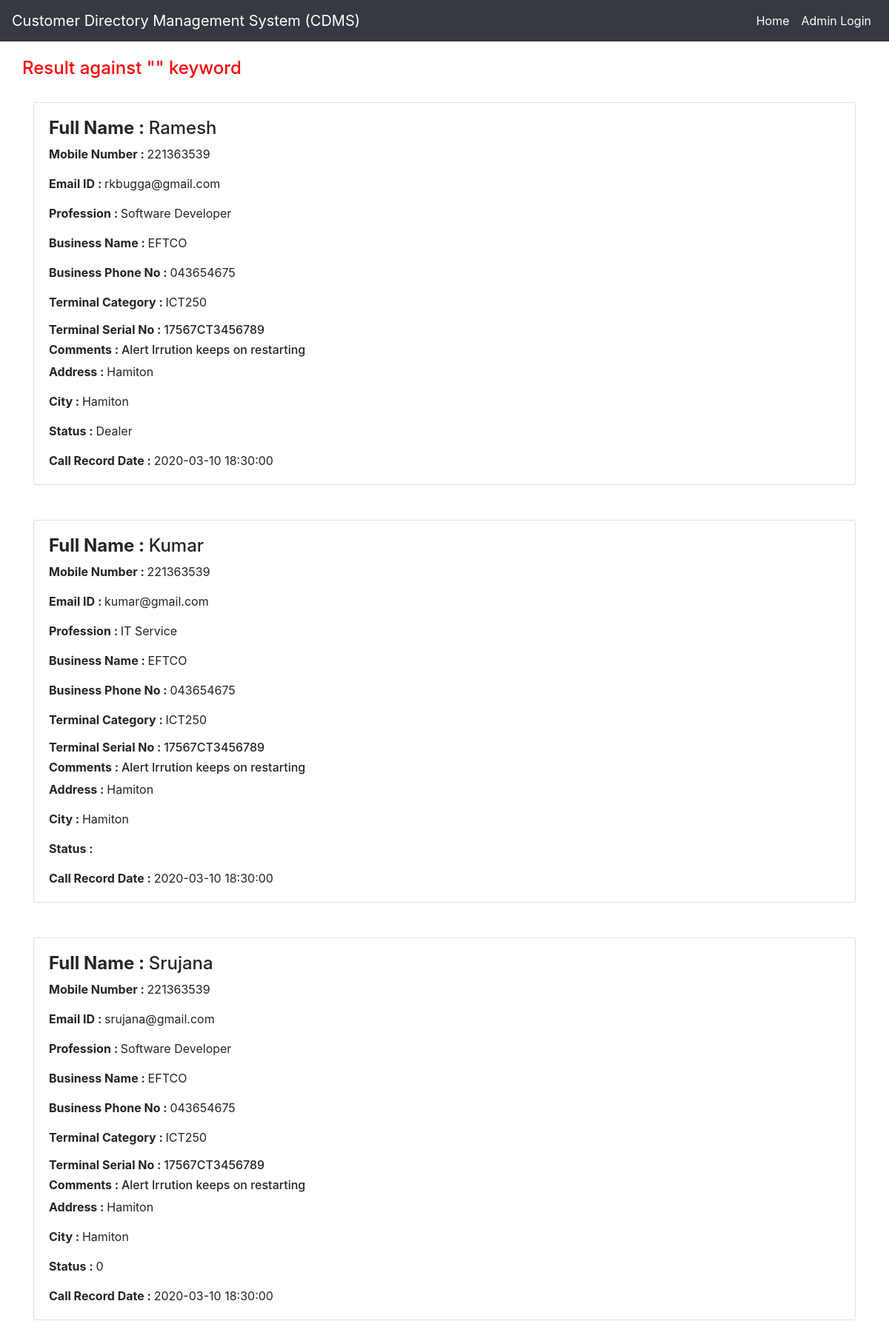
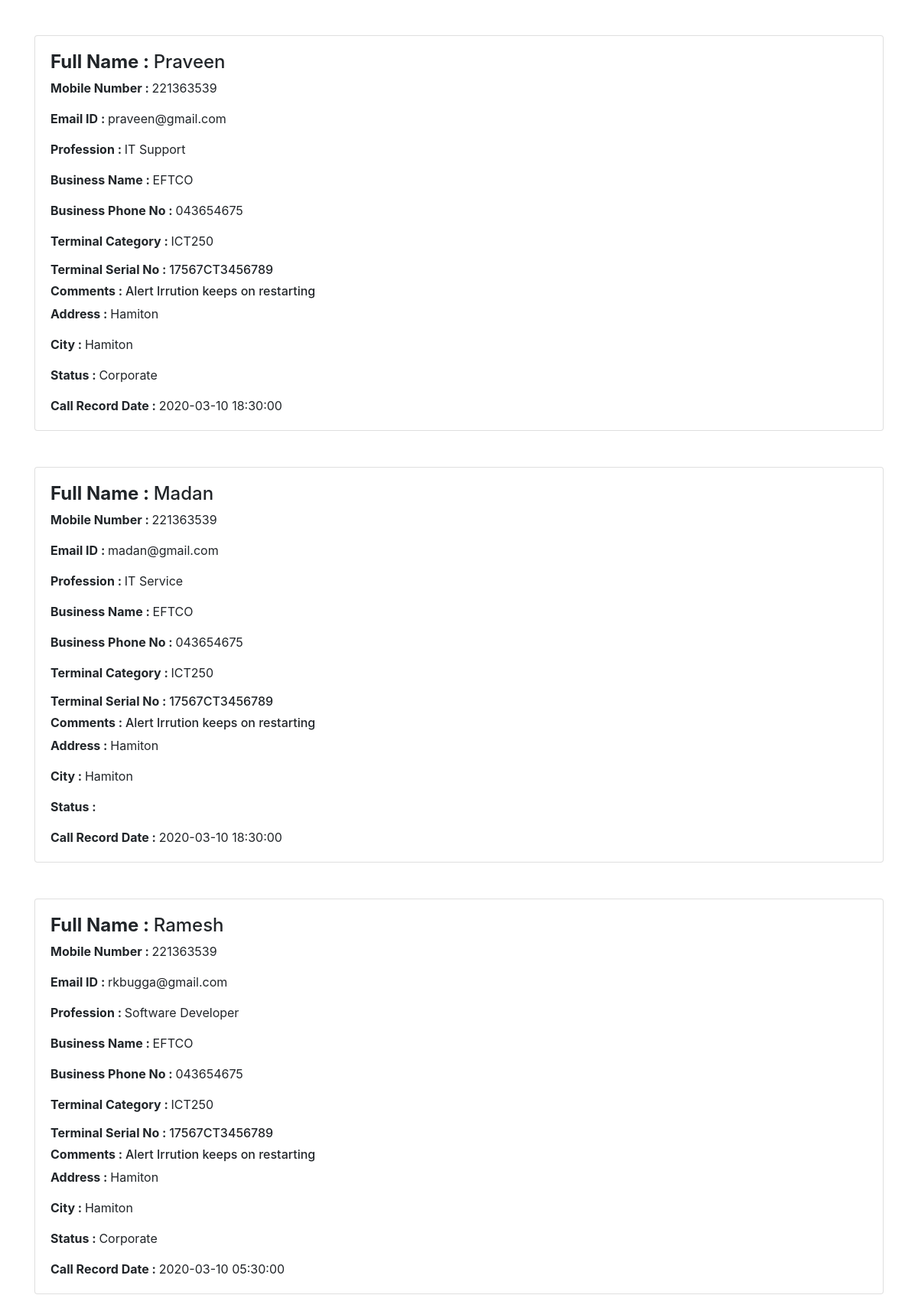
The page /searchdata.php (upper part) on the database its author committed (2 pictures, top to bottom).
### tables this page shows
CREATE TABLE `tbldirectory` (
  `ID` int(10) NOT NULL,
  `FullName` varchar(120) DEFAULT NULL,
  `Profession` varchar(120) DEFAULT NULL,
  `Email` varchar(120) NOT NULL,
  `MobileNumber` bigint(11) DEFAULT NULL,
  `UnitSerialNo` varchar(120) DEFAULT NULL,
  `UnitCatagory` varchar(120) DEFAULT NULL,
  `Comments` varchar(255) DEFAULT NULL,
  `BusName` varchar(120) DEFAULT NULL,
  `BusPhNo` varchar(120) DEFAULT NULL,
  `Address` varchar(250) NOT NULL,
  `City` varchar(250) NOT NULL,
  `Status` varchar(120) NOT NULL,
  `CallRecorddate` timestamp NULL DEFAULT current_timestamp()
);

### searchdata.php (the view, shortened to what this page needs)
<?php
include('admin/include/dbconnection.php');
?>
<!DOCTYPE html>
<html lang="en">
<head>
  <link href="vendor/bootstrap/css/bootstrap.min.css" rel="stylesheet">
  <link href="css/heroic-features.css" rel="stylesheet">
</head>
<body>
  <nav class="navbar navbar-expand-lg navbar-dark bg-dark fixed-top"
    <div class="container">
      <a class="navbar-brand" href="index.php"> Customer Directory Management System (CDMS)</a>
       <div class="collapse navbar-collapse" id="navbarResponsive">
        <ul class="navbar-nav ml-auto">
           <li class="nav-item active">
            <a class="nav-link" href="index.php">Home
            </a>
          </li>
          <li class="nav-item active">
            <a class="nav-link" href="admin/">Admin Login
            </a>
          </li>
        </ul>
      </div>
  </nav>
  <div class="container">
    <div class="row text-left" style="padding-top: 2%">
<?php
$sdata=$_POST['searchdata'];
  ?>
  <h4 align="center" style="color:red">Result against "<?php echo $sdata;?>" keyword </h4>
<?php
$ret=mysqli_query($con,"select * from tbldirectory where (FullName like '$sdata%'|| BusName like '$sdata%')");
$num=mysqli_num_rows($ret);
if($num>0){
while ($row=mysqli_fetch_array($ret)) {
?>
      <div class="col-lg-12 col-md-6 mb-4" style="padding-top:2%">
        <div class="card h-100">
          <div class="card-body">
            <h4 class="card-text"><b>Full Name : </b><?php  echo $row['FullName'];?></h4>
            <p ><b>Mobile Number : </b> <?php  echo $row['MobileNumber'];?></p>
             <p class="card-text"><b>Email ID  : </b> <?php  echo $row['Email'];?></p>
              <p class="card-text"><b>Profession : </b> <?php  echo $row['Profession'];?></p>
              <p class="card-text"><b>Business Name : </b> <?php  echo $row['BusName'];?></p>
              <p class="card-text"><b>Business Phone No : </b> <?php  echo $row['BusPhNo'];?></p>
              <p class="card-text"><b>Terminal Category : </b> <?php  echo $row['UnitCatagory'];?></p>
              <h6 class="card-text"><b>Terminal Serial No : </b> <?php  echo $row['UnitSerialNo'];?></h6>
              <h6 class="card-text"><b>Comments : </b> <?php  echo $row['Comments'];?></h6>
               <p class="card-text"><b>Address : </b> <?php  echo $row['Address'];?></p>
                 <p class="card-text"><b>City : </b> <?php  echo $row['City'];?></p>
                 <p class="card-text"><b>Status : </b> <?php  echo $row['Status'];?></p>
                 <p class="card-text"><b>Call Record Date : </b> <?php  echo $row['CallRecorddate'];?></p>
          </div>
        </div>
      </div>
    <?php }  } ?>
</div></div>
</body>
</html>

### css/heroic-features.css (style rules this page uses)
body { padding-top: 56px; }

### rows shown on the page
tbldirectory: FullName "Ramesh", MobileNumber "221363539", Email "rkbugga@gmail.com", Profession "Software Developer", BusName "EFTCO", BusPhNo "043654675", UnitCatagory "ICT250", UnitSerialNo "17567CT3456789", Comments "Alert Irrution keeps on restarting", Address "Hamiton", City "Hamiton", Status "Dealer", CallRecorddate "2020-03-10 18:30:00"
tbldirectory: FullName "Kumar", MobileNumber "221363539", Email "kumar@gmail.com", Profession "IT Service", BusName "EFTCO", BusPhNo "043654675", UnitCatagory "ICT250", UnitSerialNo "17567CT3456789", Comments "Alert Irrution keeps on restarting", Address "Hamiton", City "Hamiton", CallRecorddate "2020-03-10 18:30:00"
tbldirectory: FullName "Srujana", MobileNumber "221363539", Email "srujana@gmail.com", Profession "Software Developer", BusName "EFTCO", BusPhNo "043654675", UnitCatagory "ICT250", UnitSerialNo "17567CT3456789", Comments "Alert Irrution keeps on restarting", Address "Hamiton", City "Hamiton", Status "0", CallRecorddate "2020-03-10 18:30:00"
tbldirectory: FullName "Praveen", MobileNumber "221363539", Email "praveen@gmail.com", Profession "IT Support", BusName "EFTCO", BusPhNo "043654675", UnitCatagory "ICT250", UnitSerialNo "17567CT3456789", Comments "Alert Irrution keeps on restarting", Address "Hamiton", City "Hamiton", Status "Corporate", CallRecorddate "2020-03-10 18:30:00"
tbldirectory: FullName "Madan", MobileNumber "221363539", Email "madan@gmail.com", Profession "IT Service", BusName "EFTCO", BusPhNo "043654675", UnitCatagory "ICT250", UnitSerialNo "17567CT3456789", Comments "Alert Irrution keeps on restarting", Address "Hamiton", City "Hamiton", CallRecorddate "2020-03-10 18:30:00"
tbldirectory: FullName "Ramesh", MobileNumber "221363539", Email "rkbugga@gmail.com", Profession "Software Developer", BusName "EFTCO", BusPhNo "043654675", UnitCatagory "ICT250", UnitSerialNo "17567CT3456789", Comments "Alert Irrution keeps on restarting", Address "Hamiton", City "Hamiton", Status "Corporate", CallRecorddate "2020-03-10 05:30:00"
